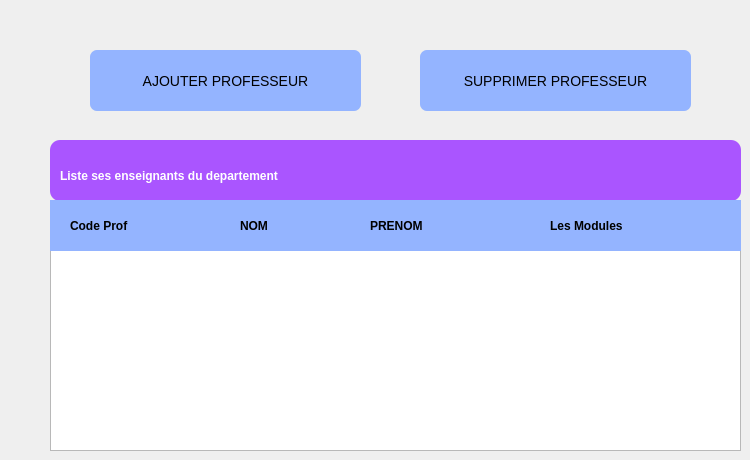
      <widget class="QWidget" name="page_4">
       <widget class="QLabel" name="label_236">
        <property name="geometry">
         <rect>
          <x>50</x>
          <y>140</y>
          <width>691</width>
          <height>61</height>
         </rect>
        </property>
        <property name="styleSheet">
         <string notr="true">*
{
border-radius:10px;
	background-color: rgb(170, 85, 255);
}</string>
        </property>
        <property name="text">
         <string/>
        </property>
       </widget>
       <widget class="QTableView" name="dashTableViewwww">
        <property name="geometry">
         <rect>
          <x>50</x>
          <y>250</y>
          <width>691</width>
          <height>201</height>
         </rect>
        </property>
       </widget>
       <widget class="QPushButton" name="ajouterMasterProf">
        <property name="geometry">
         <rect>
          <x>90</x>
          <y>50</y>
          <width>271</width>
          <height>61</height>
         </rect>
        </property>
        <property name="styleSheet">
         <string notr="true">*{
 width: 50px;
  height: 50px;
  border-radius: 7%; /* Sets all corners to 50% curvature, creating a circle */
background-color: rgb(148, 180, 255);
  color: #fff;
  text-align: center;
  line-height: 50px;
  border: none;
  cursor: pointer;
	font: 8pt &quot;Andalus&quot;;
font-size:14px;
color:black;

}</string>
        </property>
        <property name="text">
         <string>AJOUTER PROFESSEUR</string>
        </property>
       </widget>
       <widget class="QPushButton" name="subProf_2">
        <property name="geometry">
         <rect>
          <x>420</x>
          <y>50</y>
          <width>271</width>
          <height>61</height>
         </rect>
        </property>
        <property name="styleSheet">
         <string notr="true">*{
 width: 50px;
  height: 50px;
  border-radius: 7%; /* Sets all corners to 50% curvature, creating a circle */

  color: #fff;
  text-align: center;
  line-height: 50px;
  border: none;
  cursor: pointer;
	font: 8pt &quot;Andalus&quot;;
font-size:14px;
color:black;
 background-color: rgb(148, 180, 255);

}</string>
        </property>
        <property name="text">
         <string>SUPPRIMER PROFESSEUR</string>
        </property>
       </widget>
       <widget class="QLabel" name="label_244">
        <property name="geometry">
         <rect>
          <x>400</x>
          <y>150</y>
          <width>81</width>
          <height>41</height>
         </rect>
        </property>
        <property name="styleSheet">
         <string notr="true">image: url(:/assets/student.png);</string>
        </property>
        <property name="text">
         <string/>
        </property>
       </widget>
       <widget class="QLabel" name="label_245">
        <property name="geometry">
         <rect>
          <x>60</x>
          <y>160</y>
          <width>391</width>
          <height>31</height>
         </rect>
        </property>
        <property name="styleSheet">
         <string notr="true">*{
font-weight: bold;
	
	color:white;
	font: 63 16pt &quot;Yu Gothic UI Semibold&quot;;
}</string>
        </property>
        <property name="text">
         <string>Liste ses enseignants du departement</string>
        </property>
       </widget>
       <widget class="QLabel" name="label_235">
        <property name="geometry">
         <rect>
          <x>50</x>
          <y>200</y>
          <width>691</width>
          <height>51</height>
         </rect>
        </property>
        <property name="styleSheet">
         <string notr="true">*{
background-color: rgb(148, 180, 255);

}
</string>
        </property>
        <property name="text">
         <string/>
        </property>
       </widget>
       <widget class="QLabel" name="label_243">
        <property name="geometry">
         <rect>
          <x>240</x>
          <y>210</y>
          <width>111</width>
          <height>31</height>
         </rect>
        </property>
        <property name="styleSheet">
         <string notr="true">*{
font-weight: bold;
	
	color:black;
	font: 63 12pt &quot;Yu Gothic UI Semibold&quot;;
}</string>
        </property>
        <property name="text">
         <string>NOM</string>
        </property>
       </widget>
       <widget class="QLabel" name="label_246">
        <property name="geometry">
         <rect>
          <x>550</x>
          <y>210</y>
          <width>111</width>
          <height>31</height>
         </rect>
        </property>
        <property name="styleSheet">
         <string notr="true">*{
font-weight: bold;
	
	color:black;
	font: 63 12pt &quot;Yu Gothic UI Semibold&quot;;
}</string>
        </property>
        <property name="text">
         <string>Les Modules </string>
        </property>
       </widget>
       <widget class="QLabel" name="label_242">
        <property name="geometry">
         <rect>
          <x>70</x>
          <y>210</y>
          <width>111</width>
          <height>31</height>
         </rect>
        </property>
        <property name="styleSheet">
         <string notr="true">*{
font-weight: bold;
	
	color:black;
	font: 63 12pt &quot;Yu Gothic UI Semibold&quot;;
}</string>
        </property>
        <property name="text">
         <string>Code Prof</string>
        </property>
       </widget>
       <widget class="QLabel" name="label_241">
        <property name="geometry">
         <rect>
          <x>370</x>
          <y>210</y>
          <width>111</width>
          <height>31</height>
         </rect>
        </property>
        <property name="styleSheet">
         <string notr="true">*{
font-weight: bold;
	
	color:black;
	font: 63 12pt &quot;Yu Gothic UI Semibold&quot;;
}</string>
        </property>
        <property name="text">
         <string>PRENOM</string>
        </property>
       </widget>
      </widget>
